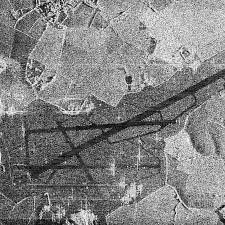
#> input picture practice_3/sar_3.jpg, 225 x 225 px
$ jupyter execute practice_3.ipynb
#> lines starting #> are read from the running program, lines starting #| are printed output that depends on the picture; after the words box and inside, x2 and y2 are one past the last pixel; in counts of white or black regions, pixels touching at a corner belong together
[cell 1]
# 1. Для изображения sar_3.jpg найти наиболее протяженный участок
# (выделить линии при помощи преобразования Хафа)
# 2. Для изображения sar_3.jpg провести исследование алгоритмов бинаризации, выделить участок дорожной полосы.

[cell 2]
import cv2
import numpy as np
import matplotlib.pyplot as plt

image = cv2.imread('sar_3.jpg')
#> image is the input picture: shape (225, 225, 3); min 0, max 255, mean 130.6
image_gray = cv2.cvtColor(image, cv2.COLOR_BGR2GRAY)

[cell 3]
# Наиболее протяженный участок

edges = cv2.Canny(image_gray, 100, 150, apertureSize=3)
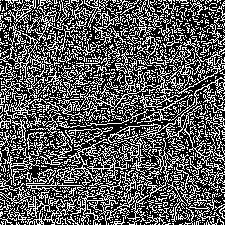
#> edges: shape (225, 225); 35.3% white in thin lines or dots
lines = cv2.HoughLines(edges, 1, np.pi/180, 140)
#> lines = 29 rows, first 8: [161, 0.785], [-6, 2.36], [156, 0.785], [-4, 2.36], [1, 2.36], [168, 0.785], [-1, 2.36], [163, 0.785]

# ищем самую длинную линию
max_length = 0
longest_line = None
image_with_lines = image.copy()

if lines is not None:
    for line in lines:
        rho, theta = line[0]
        a = np.cos(theta)
        b = np.sin(theta)
        x0 = a * rho
        y0 = b * rho
        pt1 = (int(x0 + 1000*(-b)), int(y0 + 1000*(a)))
        pt2 = (int(x0 - 1000*(-b)), int(y0 - 1000*(a)))

        # считаем длину линии
        length = np.sqrt((pt1[0] - pt2[0])**2 + (pt1[1] - pt2[1])**2)

        if length > max_length:
            max_length = length
            longest_line = (pt1, pt2)
#> this loop made 29 passes
#> (rho, theta, a, b, x0, y0, length, max_length) on passes 1, 22: (161, 0.785, 0.707, 0.707, 113.8, 113.8, 1998.3, 1998.3), (172, 1.08, 0.469, 0.883, 80.75, 151.9, 1998.8, 1998.8)
#> (rho, theta, a, b, x0, y0, pt1, pt2) on passes 2 to 7: (-6, 2.36, -0.707, 0.707, 4.24, -4.24, (-702, -711), (711, 702)), (156, 0.785, 0.707, 0.707, 110.3, 110.3, (-596, 817), (817, -596)), (-4, 2.36, -0.707, 0.707, 2.83, -2.83, (-704, -709), (709, 704)), (1, 2.36, -0.707, 0.707, -0.707, 0.707, (-707, -706), (706, 707)), (168, 0.785, 0.707, 0.707, 118.8, 118.8, (-588, 825), (825, -588)), (-1, 2.36, -0.707, 0.707, 0.707, -0.707, (-706, -707), (707, 706))
#> after the loop, max_length = 1998.8

# рисуем только самую длинную линию
if longest_line is not None:
    cv2.line(image_with_lines, longest_line[0], longest_line[1], (255, 100, 100), 3, cv2.LINE_AA)
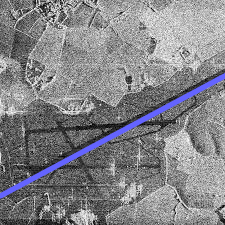
#> image_with_lines: shape (225, 225, 3); 3.35% of pixels changed, all inside (x1, y1, x2, y2) = (0, 72, 225, 200)

plt.figure(figsize=(12, 5))

plt.subplot(1, 2, 1)
plt.imshow(image_gray, cmap='gray')
plt.title('Исходное изображение', fontsize=12)
plt.axis('off')

plt.subplot(1, 2, 2)
plt.imshow(cv2.cvtColor(image_with_lines, cv2.COLOR_RGB2BGR))
plt.title('Самая длинная дорога', fontsize=12)
plt.axis('off')

plt.tight_layout()
plt.show()
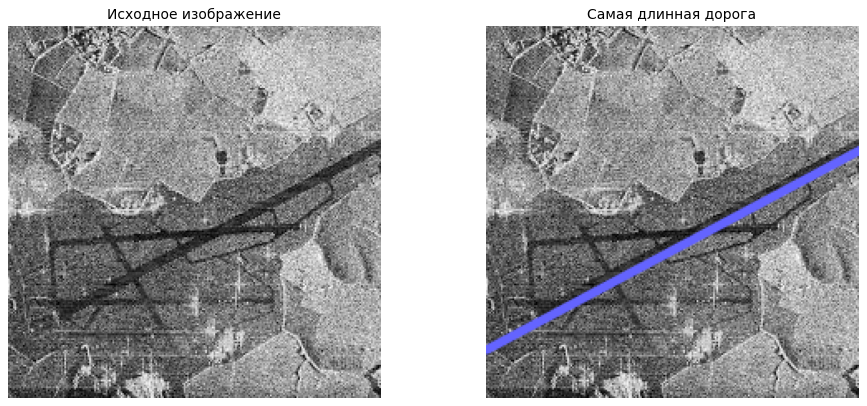
#> figure drawn by matplotlib, 2 panels

[cell 4]
# Исследование алгоритмов бинаризации

_, global_thresh = cv2.threshold(image_gray, 60, 255, cv2.THRESH_BINARY)
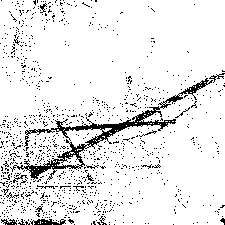
#> global_thresh: shape (225, 225); 91.1% white; black in thin lines or dots
_, otsu_thresh = cv2.threshold(image_gray, 0, 255, cv2.THRESH_BINARY + cv2.THRESH_OTSU)
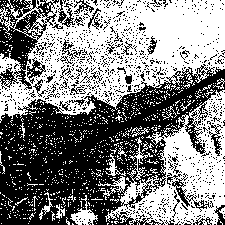
#> otsu_thresh: shape (225, 225); 51.4% white; 1013 black regions (974 under 20 px), largest, box (x1, y1, x2, y2) and area: (0, 64, 225, 225) 17840, (0, 0, 59, 90) 2187, (167, 173, 214, 212) 328
adaptive_thresh = cv2.adaptiveThreshold(image_gray, 255, cv2.ADAPTIVE_THRESH_MEAN_C,
                                      cv2.THRESH_BINARY, 101, 45)
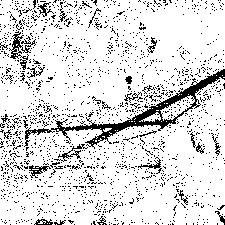
#> adaptive_thresh: shape (225, 225); 86.4% white; black in thin lines or dots

plt.figure(figsize=(15, 10))

plt.subplot(2, 3, 4)
plt.imshow(global_thresh, cmap='gray')
plt.title('Простая бинаризация')
plt.axis('off')

plt.subplot(2, 3, 5)
plt.imshow(otsu_thresh, cmap='gray')
plt.title('Бинаризация Отсу')
plt.axis('off')

plt.subplot(2, 3, 6)
plt.imshow(adaptive_thresh, cmap='gray')
plt.title('Адаптивная бинаризация')
plt.axis('off')

plt.tight_layout()
plt.show()

[cell 5]
# Выделение участка дорожной полосы

blurred = cv2.GaussianBlur(adaptive_thresh, (7, 7), 0)
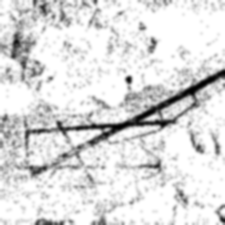
#> blurred: shape (225, 225); min 0, max 255, mean 220.4
thresh = cv2.adaptiveThreshold(blurred, 255, cv2.ADAPTIVE_THRESH_GAUSSIAN_C, cv2.THRESH_BINARY_INV, 11, 2)
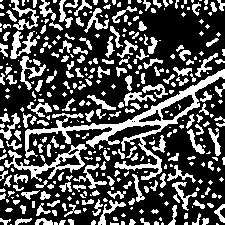
#> thresh: shape (225, 225); 31.3% white; 389 white regions (206 under 20 px)
contours, _ = cv2.findContours(thresh, cv2.RETR_EXTERNAL, cv2.CHAIN_APPROX_SIMPLE)
#> contours = 385 contours, 259 with area under 20; largest, box (x1, y1, x2, y2) and area: (25, 69, 225, 180) 2728, (4, 144, 87, 182) 766, (10, 31, 37, 59) 250, (11, 0, 39, 30) 196, (20, 56, 46, 90) 195
lane_image = image.copy()
if contours:
    for contour in contours:
        area = cv2.contourArea(contour)
        if area > 500:
            cv2.drawContours(lane_image, [contour], -1, (255, 100, 100), 1    )  # Красный цвет
#> this loop made 385 passes
#> area on passes 11, 13, 14: 20, 27.5, 20.5
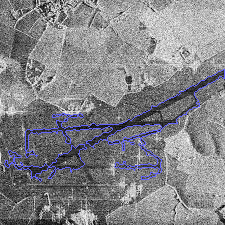
#> lane_image: shape (225, 225, 3); 2.64% of pixels changed, all inside (x1, y1, x2, y2) = (4, 69, 225, 182)

plt.figure(figsize=(10, 10))
plt.imshow(cv2.cvtColor(lane_image, cv2.COLOR_BGR2RGB))
plt.title('Границы дороги')
plt.axis('off')
plt.show()
